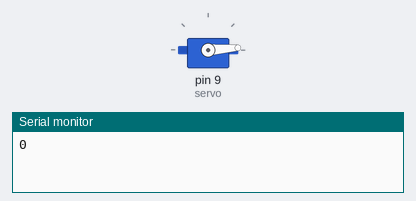
Recording of a sketch running on a simulated Arduino Uno, built with avr-gcc and run on an emulated ATmega328P. Parts: servo, the last lines printed to the serial monitor.

Above: at 0.05 s.
At 1.05 s:
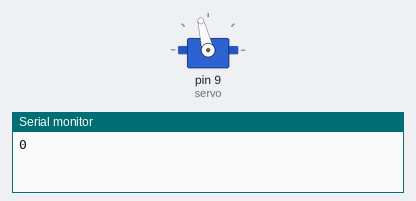
At 2.1 s:
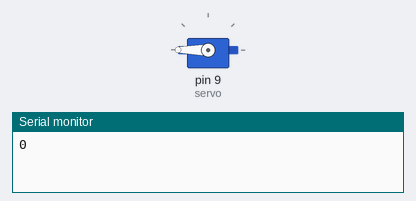
At 4.15 s:
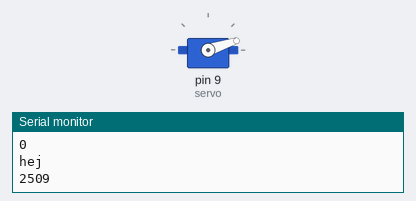
Timing chart, 0 to 5.6 s (numbered marks = the images above):
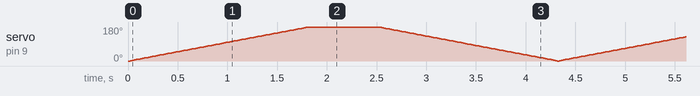

The sketch:

frontServo.ino
```cpp
#include <Servo.h>
Servo servo;
int angle = 0;
void setup() {
  Serial.begin(115200);
  servo.attach(9); // D9
//  for (angle = servo.read(); angle > 0; angle--) {
    servo.write(angle);
   //delay(1000);
//  }
}
void loop()
{
  long ct = millis();

 // scan from 0 to 180 degrees
  Serial.println("0");
  servo.write(0);
  for(angle = 0; angle < 250; angle=angle+2)
  {
    servo.write(angle);
    delay(20);
  }
  long nt = millis();
  Serial.println("hej");
  Serial.println(String(nt-ct));

  // now scan back from 180 to 0 degrees
  for(angle = 180; angle > 0; angle=angle-2)
  {
    servo.write(angle);
    delay(20);
  }
  nt = millis();
  Serial.println("hej");
  Serial.println(String(nt-ct));

}
```
